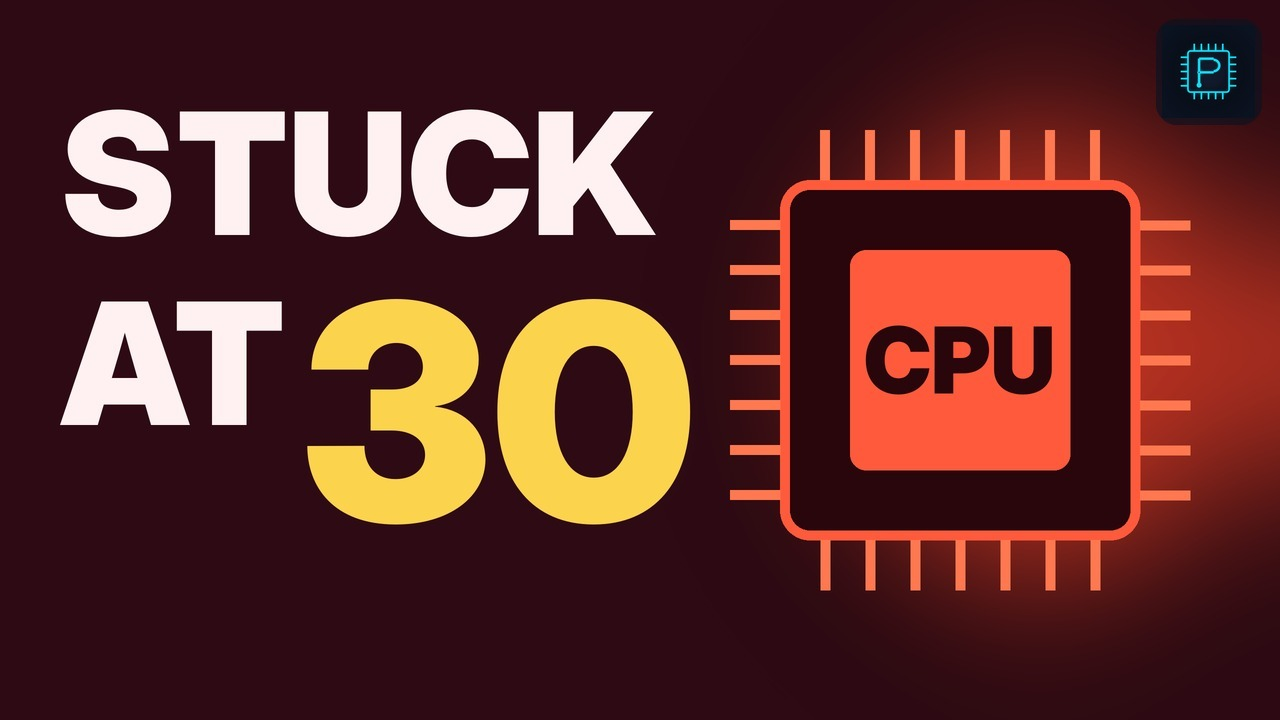

This figure's Python source:
"""Draft thumbnail for video 31 (Canva credits out): 1280x720, crimson theme, one big red-hot CPU chip,
words "STUCK AT 30" (don't repeat the title). Logo added top-right by brand_thumb.py; bottom-right kept clear."""
import math, os, sys
HERE = os.path.dirname(os.path.abspath(__file__)); ROOT = os.path.abspath(os.path.join(HERE, "../.."))
sys.path.insert(0, ROOT)
from PIL import Image, ImageDraw, ImageFont, ImageFilter
from render import BRAND_TITLE_FONT, THEMES
T = THEMES["crimson"]; BG, PANEL, YEL, PINK, WHITE, RED = T["NAVY"], T["PANEL"], T["CYAN"], T["AMBER"], T["WHITE"], T["RED"]
W, H, K = 1280, 720, 2
img = Image.new("RGB", (W * K, H * K), BG)
g = Image.new("RGBA", img.size, (0, 0, 0, 0)); gd = ImageDraw.Draw(g)
gd.ellipse([780 * K, 60 * K, 1300 * K, 640 * K], fill=(255, 70, 40, 170))
img.paste(g.filter(ImageFilter.GaussianBlur(90 * K)), (0, 0), g.filter(ImageFilter.GaussianBlur(90 * K)))
d = ImageDraw.Draw(img)
cx, cy, s = 960, 360, 360
h = s / 2
d.rounded_rectangle([(cx - h) * K, (cy - h) * K, (cx + h) * K, (cy + h) * K], radius=30 * K, fill=(40, 6, 12), outline=(255, 90, 60), width=10 * K)
for i in range(1, 8):
    o = -h + s / 8 * i
    for a, b in [((cx + o, cy - h), (cx + o, cy - h - 50)), ((cx + o, cy + h), (cx + o, cy + h + 50)),
                 ((cx - h, cy + o), (cx - h - 50, cy + o)), ((cx + h, cy + o), (cx + h + 50, cy + o))]:
        d.line([(a[0] * K, a[1] * K), (b[0] * K, b[1] * K)], fill=(255, 120, 80), width=10 * K)
d.rounded_rectangle([(cx - 110) * K, (cy - 110) * K, (cx + 110) * K, (cy + 110) * K], radius=16 * K, fill=(255, 90, 60))
d.text((cx * K, cy * K), "CPU", font=ImageFont.truetype(BRAND_TITLE_FONT, 92 * K), fill=(40, 6, 12), anchor="mm")
F = lambda n: ImageFont.truetype(BRAND_TITLE_FONT, n * K)
d.text((60 * K, 70 * K), "STUCK", font=F(170), fill=WHITE, stroke_width=6 * K, stroke_fill=BG)
d.text((60 * K, 260 * K), "AT", font=F(170), fill=WHITE, stroke_width=6 * K, stroke_fill=BG)
d.text((300 * K, 230 * K), "30", font=F(300), fill=YEL, stroke_width=8 * K, stroke_fill=BG)
img.resize((W, H), Image.LANCZOS).save(os.path.join(HERE, "thumbnail_raw.jpg"), quality=92)
print("ok")
